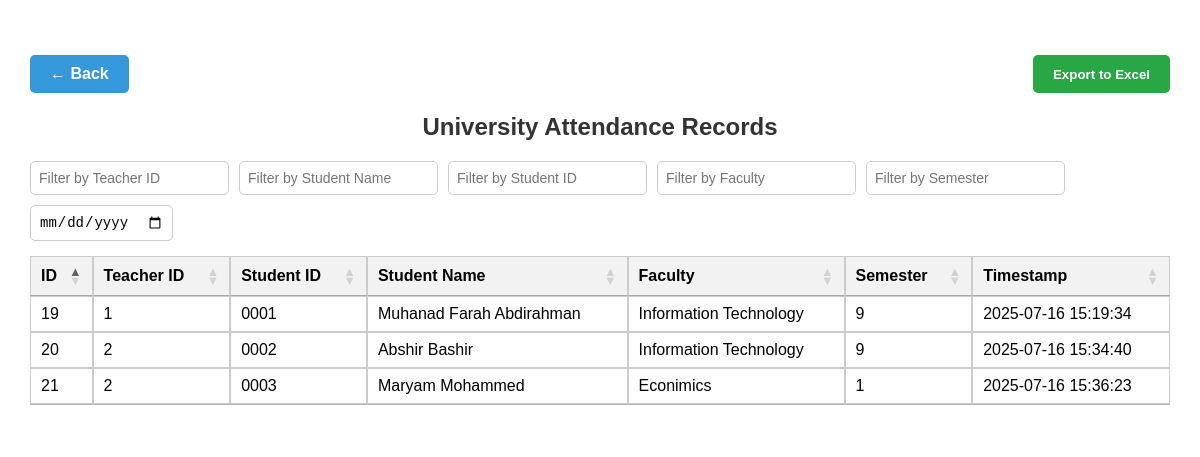
The app's page /university_attendance/view_attendance.php (signed in) with its own data.
### tables this page shows
CREATE TABLE `attendance` (
  `id` int(11) NOT NULL,
  `student_id` varchar(50) NOT NULL,
  `student_name` varchar(100) NOT NULL,
  `faculty` varchar(100) NOT NULL,
  `semester` varchar(100) DEFAULT NULL,
  `date` date NOT NULL,
  `teacher_id` int(11) NOT NULL,
  `timestamp` datetime DEFAULT current_timestamp()
);

### university_attendance/view_attendance.php (the view, shortened to what this page needs)
<?php
require 'db.php';
$sql = "SELECT * FROM attendance ORDER BY id DESC";
$result = $conn->query($sql);
?>
<!DOCTYPE html>
<html lang="en">
<head>
  <link rel="stylesheet" href="https://cdn.datatables.net/1.13.6/css/jquery.dataTables.min.css">
</head>
<body>
<div class="container">
  <div class="top-bar">
    <a href="manage_dashboard.php" class="btn btn-back">← Back</a>
    <button id="exportBtn" class="btn btn-export">Export to Excel</button>
  </div>
  <h2>University Attendance Records</h2>
  <div class="filters">
    <input type="text" id="filterTeacher" placeholder="Filter by Teacher ID">
    <input type="text" id="filterStudentName" placeholder="Filter by Student Name">
    <input type="text" id="filterStudentId" placeholder="Filter by Student ID">
    <input type="text" id="filterFaculty" placeholder="Filter by Faculty">
    <input type="text" id="filterSemester" placeholder="Filter by Semester">
    <input type="date" id="filterDate" placeholder="Filter by Date">
  </div>
  <table id="attendanceTable">
    <thead>
      <tr>
        <th>ID</th>
        <th>Teacher ID</th>
        <th>Student ID</th>
        <th>Student Name</th>
        <th>Faculty</th>
        <th>Semester</th>
        <th>Timestamp</th>
      </tr>
    </thead>
    <tbody>
      <?php while($row = $result->fetch_assoc()): ?>
        <tr>
          <td><?= htmlspecialchars($row['id']) ?></td>
          <td><?= htmlspecialchars($row['teacher_id']) ?></td>
          <td><?= htmlspecialchars($row['student_id']) ?></td>
          <td><?= htmlspecialchars($row['student_name']) ?></td>
          <td><?= htmlspecialchars($row['faculty']) ?></td>
          <td><?= htmlspecialchars($row['semester']) ?></td>
          <td><?= htmlspecialchars($row['timestamp']) ?></td>
        </tr>
      <?php endwhile; ?>
    </tbody>
  </table>
</div>
</body>
</html>

### university_attendance/view_attendance.php (style rules this page uses)
body { font-family: Arial, sans-serif; background: url('https://images.unsplash.com/photo-1522071820081-009f0129c71c') no-repeat center center fixed; background-size: cover; margin: 0; padding: 0; }
.container { background: rgba(255, 255, 255, 0.95); margin: 30px auto; padding: 25px; max-width: 95%; border-radius: 10px; }
.top-bar { display: flex; justify-content: space-between; margin-bottom: 20px; }
.top-bar .btn { padding: 10px 20px; font-weight: bold; border: none; border-radius: 5px; cursor: pointer; text-decoration: none; color: white; }
.btn-back { background-color: #3498db; }
.btn-export { background-color: #28a745; }
h2 { text-align: center; color: #333; }
.filters { display: flex; gap: 10px; margin-bottom: 15px; flex-wrap: wrap; }
.filters input { padding: 8px; font-size: 14px; border-radius: 5px; border: 1px solid #ccc; }
table { width: 100%; border-collapse: collapse; background: #fff; }
th, td { border: 1px solid #ccc; padding: 8px 10px; text-align: left; }
th { background-color: #f2f2f2; }

### records on screen
attendance: id "21", teacher "2", student "0003", student_name "Maryam Mohammed", faculty "Econimics", semester "1", timestamp "2025-07-16 15:36:23"
attendance: id "20", teacher "2", student "0002", student_name "Abshir Bashir", faculty "Information Technology", semester "9", timestamp "2025-07-16 15:34:40"
attendance: id "19", teacher "1", student "0001", student_name "Muhanad Farah Abdirahman", faculty "Information Technology", semester "9", timestamp "2025-07-16 15:19:34"
